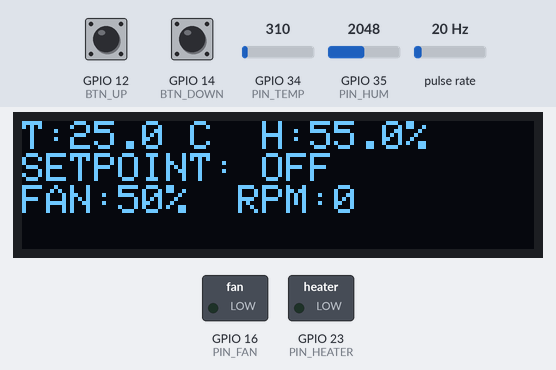
Bench run of a sketch on a simulated ESP32. On the bench: 128×32 one-colour display, switched loads named in the sketch (green lamp = pin HIGH). Wiring (inferred from the names in the program): pulse sensor: data GPIO 4. The inputs (shaded band) are chosen by the test bench; at power-on: GPIO 12 (BTN_UP) HIGH, GPIO 34 (PIN_TEMP) = 310, pulse rate 20 Hz, GPIO 14 (BTN_DOWN) HIGH, GPIO 35 (PIN_HUM) = 2048 (analog values on the 0–4095 scale). WiFi joins after 1.5 s; servers stay silent unless stated.

Above: at 1.2 s.
1.3 s: GPIO 12 (BTN_UP) pulled LOW for 1 s
At 2.8 s:
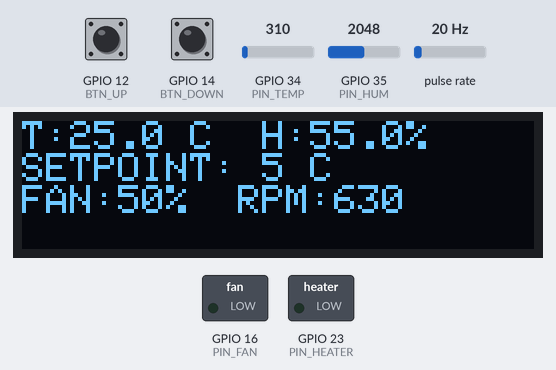
3.8 s: GPIO 34 (PIN_TEMP) set to 186
At 5.3 s:
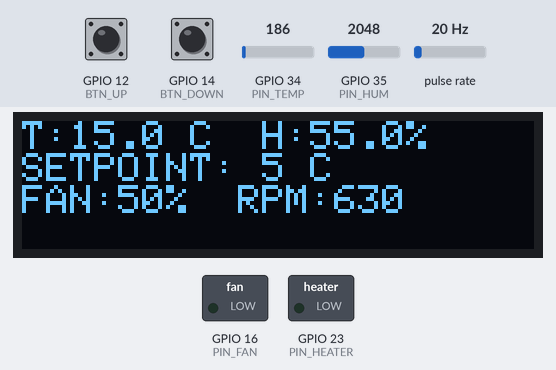
5.6 s: pulse rate (sensor on GPIO 4) set to 4 Hz
At 7.6 s:
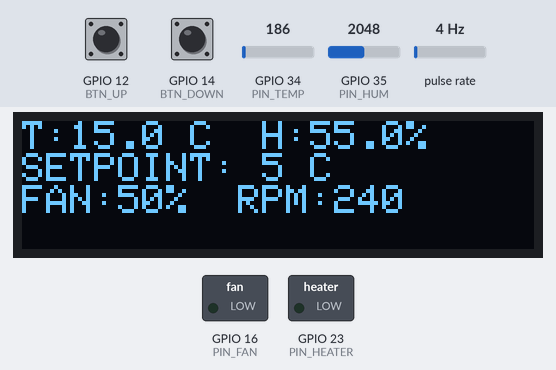
8.6 s: GPIO 14 (BTN_DOWN) pulled LOW for 1 s
At 10.8 s:
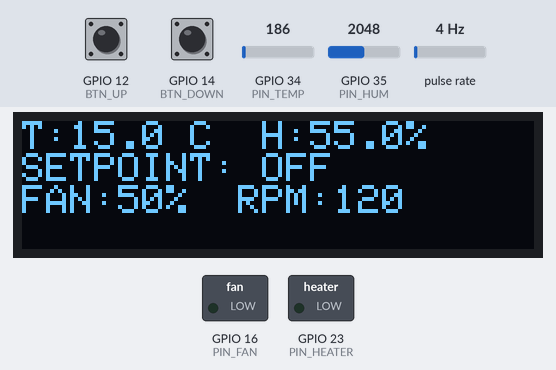
11.1 s: GPIO 35 (PIN_HUM) set to 2866
At 12.4 s:
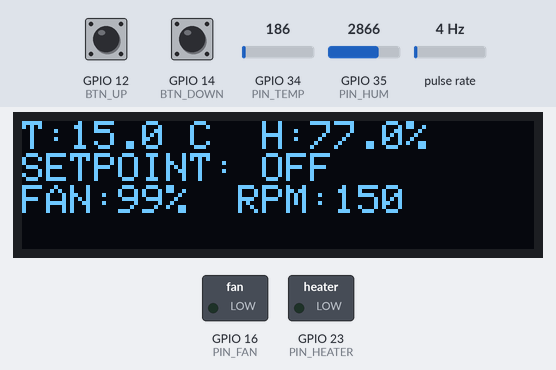
13.4 s: GPIO 12 (BTN_UP) pulled LOW for 0.15 s
At 14.7 s:
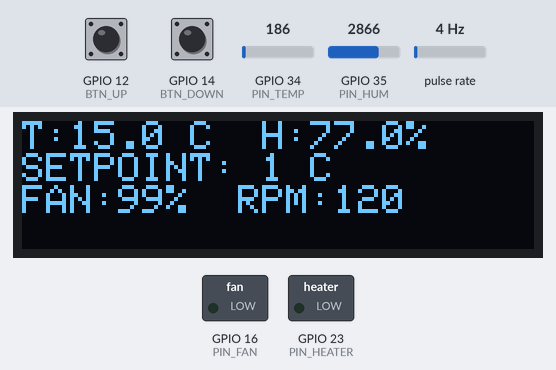
Timing chart, 0 to 16.4 s (numbered marks = the images above; inputs shaded):
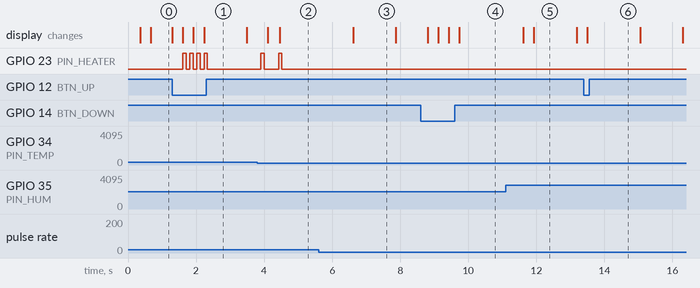

The sketch:

ProyectoRTOS.ino
```cpp
#include <Arduino.h>
#include <WiFi.h>
#include <Wire.h>
#include <Adafruit_GFX.h>
#include <Adafruit_SSD1306.h>
#include <FirebaseESP32.h>

/*================= WIFI / FIREBASE =================*/
#define WIFI_SSID     "MEGACABLE-2.4G-E7AB"
#define WIFI_PASSWORD "DfSAfsmm49"
#define FIREBASE_HOST "https://maxchqto-default-rtdb.firebaseio.com/"
#define FIREBASE_AUTH "CPDP7ryL2W3e3KhSGQyyhAwbKc5oJ0KxPGrZPi35"

/*================= PINES =================*/
#define PIN_HEATER 23
#define PIN_FAN    16
#define PIN_TACHO  4
#define PIN_TEMP   34   // LM35
#define PIN_HUM    35   // AM1011A

// BOTONES (Usa pines que no interfieran con el arranque)
#define BTN_UP     12
#define BTN_DOWN   14

#define FAN_CHANNEL 0

/*================= OLED =================*/
Adafruit_SSD1306 display(128, 32, &Wire, -1);

/*================= ESTRUCTURAS PID =================*/
struct PID_t {
  float sp;
  float kp, ki, kd;
  float integral;
  float lastError;
  float out;
};

// Iniciamos con Setpoint en 0 (OFF)
PID_t heater = {0.0, 30.0, 0.1, 100.0, 0, 0, 0};

/*================= VARIABLES COMPARTIDAS =================*/
float sharedTemp = 0;
float sharedHum  = 0;
float fanPWM     = 0;
int   rpmFan     = 0;
volatile int pulses = 0;

SemaphoreHandle_t dataMutex;

/*================= FIREBASE =================*/
FirebaseData fbData;
FirebaseConfig fbConfig;
FirebaseAuth fbAuth;

/*================= ISR =================*/
void IRAM_ATTR isrTacho() {
  pulses++;
}

/*================= ALGORITMO PID =================*/
float computePID(PID_t &p, float input) {
  static unsigned long lastTime = millis();
  unsigned long now = millis();
  float dt = (now - lastTime) / 1000.0;
  if (dt <= 0) dt = 0.01;
  lastTime = now;

  float error = p.sp - input;
  p.integral += error * dt;
  p.integral = constrain(p.integral, -50, 50);

  float derivative = (error - p.lastError) / dt;
  p.lastError = error;

  p.out = p.kp * error + p.ki * p.integral + p.kd * derivative;
  p.out = constrain(p.out, 0, 255);

  return p.out;
}

/*================= CONTROL DIFUSO (VENTILADOR) =================*/
float controlFanDifuso(float h) {
  float h_Baja = 0, h_Media = 0, h_Alta = 0;

  // Fuzzificación
  if (h <= 40) h_Baja = 1.0;
  else if (h > 40 && h < 50) h_Baja = (50.0 - h) / 10.0;

  if (h > 40 && h <= 55) h_Media = (h - 40.0) / 15.0;
  else if (h > 55 && h < 70) h_Media = (70.0 - h) / 15.0;

  if (h >= 80) h_Alta = 1.0;
  else if (h > 60 && h < 80) h_Alta = (h - 60.0) / 20.0;

  // Defuzzificación (Centroide simplificado)
  float sumaPesos = (h_Baja * 0.0) + (h_Media * 130.0) + (h_Alta * 255.0);
  float sumaMembresia = h_Baja + h_Media + h_Alta;

  if (sumaMembresia == 0) return 0;
  return sumaPesos / sumaMembresia;
}

/*================= TAREA BOTONES =================*/
void TaskButtons(void *pv) {
  pinMode(BTN_UP, INPUT_PULLUP);
  pinMode(BTN_DOWN, INPUT_PULLUP);

  while (1) {
    // Botón SUBIR
    if (digitalRead(BTN_UP) == LOW) {
      xSemaphoreTake(dataMutex, portMAX_DELAY);
      heater.sp += 1.0;
      if (heater.sp > 50.0) heater.sp = 50.0;
      xSemaphoreGive(dataMutex);
      vTaskDelay(pdMS_TO_TICKS(200));
    }

    // Botón BAJAR
    if (digitalRead(BTN_DOWN) == LOW) {
      xSemaphoreTake(dataMutex, portMAX_DELAY);
      heater.sp -= 1.0;
      if (heater.sp < 0.0) heater.sp = 0.0;
      xSemaphoreGive(dataMutex);
      vTaskDelay(pdMS_TO_TICKS(200));
    }
    vTaskDelay(pdMS_TO_TICKS(20));
  }
}

/*================= TAREA SENSORES =================*/
void TaskSensors(void *pv) {
  pinMode(PIN_TACHO, INPUT_PULLUP);
  attachInterrupt(digitalPinToInterrupt(PIN_TACHO), isrTacho, FALLING);
  analogSetAttenuation(ADC_11db);
  analogReadResolution(12);

  while (1) {
    float sumT = 0, sumH = 0;
    for (int i = 0; i < 15; i++) {
      sumT += analogRead(PIN_TEMP);
      sumH += analogRead(PIN_HUM);
      vTaskDelay(2);
    }
    float vT = (sumT / 15.0) * 3.3 / 4095.0;
    float tempC = vT * 100.0;
    float vH = (sumH / 15.0) * 3.3 / 4095.0;
    float humRH = constrain(vH / 0.03, 0, 100);

    static unsigned long lastRPM = 0;
    if (millis() - lastRPM >= 1000) {
      rpmFan = (pulses * 60) / 2;
      pulses = 0;
      lastRPM = millis();
    }

    xSemaphoreTake(dataMutex, portMAX_DELAY);
    sharedTemp = tempC;
    sharedHum  = humRH;
    xSemaphoreGive(dataMutex);

    vTaskDelay(pdMS_TO_TICKS(500));
  }
}

/*================= TAREA PID (CALEFACTOR) =================*/
void TaskPID(void *pv) {
  pinMode(PIN_HEATER, OUTPUT);
  unsigned long windowStart = millis();

  while (1) {
    float t, spActual;
    xSemaphoreTake(dataMutex, portMAX_DELAY);
    t = sharedTemp;
    spActual = heater.sp;
    xSemaphoreGive(dataMutex);

    if (spActual <= 0.5) {
      // MODO OFF
      digitalWrite(PIN_HEATER, LOW);
      heater.out = 0;
    } else {
      // MODO CONTROL
      float out = computePID(heater, t);
      if (millis() - windowStart > 1000) windowStart = millis();
      digitalWrite(PIN_HEATER, (millis() - windowStart < (out / 255.0) * 1000));
    }

    vTaskDelay(pdMS_TO_TICKS(100));
  }
}

/*================= TAREA FAN (DIFUSO) =================*/
void TaskFan(void *pv) {
  ledcAttach(PIN_FAN, 25000, 8);
  while (1) {
    float h;
    xSemaphoreTake(dataMutex, portMAX_DELAY);
    h = sharedHum;
    xSemaphoreGive(dataMutex);

    fanPWM = controlFanDifuso(h);
    ledcWrite(FAN_CHANNEL, (int)fanPWM);
    vTaskDelay(pdMS_TO_TICKS(500));
  }
}

/*================= TAREA UI / OLED =================*/
void TaskUI(void *pv) {
  display.begin(SSD1306_SWITCHCAPVCC, 0x3C);
  while (1) {
    display.clearDisplay();
    display.setTextColor(WHITE);
    display.setCursor(0, 0);
    display.setTextSize(1);

    float t, h, spDisp;
    xSemaphoreTake(dataMutex, portMAX_DELAY);
    t = sharedTemp;
    h = sharedHum;
    spDisp = heater.sp;
    xSemaphoreGive(dataMutex);

    display.printf("T:%.1f C  H:%.1f%%\n", t, h);

    if (spDisp > 0) {
      display.printf("SETPOINT: %.0f C\n", spDisp);
    } else {
      display.printf("SETPOINT: OFF\n");
    }

    display.printf("FAN:%d%%  RPM:%d", (int)(fanPWM/2.55), rpmFan);

    display.display();
    vTaskDelay(pdMS_TO_TICKS(300));
  }
}

/*================= TAREA FIREBASE =================*/
void TaskFirebase(void *pv) {
  fbConfig.database_url = FIREBASE_HOST;
  fbConfig.signer.tokens.legacy_token = FIREBASE_AUTH;
  Firebase.begin(&fbConfig, &fbAuth);
  Firebase.reconnectWiFi(true);

  while (1) {
    if (Firebase.ready()) {
      FirebaseJson json;
      xSemaphoreTake(dataMutex, portMAX_DELAY);
      json.set("temp", sharedTemp);
      json.set("hum", sharedHum);
      json.set("sp", heater.sp);
      json.set("fan", fanPWM);
      json.set("RPM", rpmFan);
      xSemaphoreGive(dataMutex);

      Firebase.updateNode(fbData, "/secadora/estado", json);
    }
    vTaskDelay(pdMS_TO_TICKS(10000));
  }
}

/*================= SETUP =================*/
void setup() {
  Serial.begin(115200);
  WiFi.begin(WIFI_SSID, WIFI_PASSWORD);
  dataMutex = xSemaphoreCreateMutex();

  xTaskCreatePinnedToCore(TaskSensors, "SENS", 4096, NULL, 3, NULL, 1);
  xTaskCreatePinnedToCore(TaskPID,     "PID",  4096, NULL, 4, NULL, 1);
  xTaskCreatePinnedToCore(TaskFan,     "FAN",  4096, NULL, 2, NULL, 1);
  xTaskCreatePinnedToCore(TaskButtons, "BTNS", 2048, NULL, 5, NULL, 1);
  xTaskCreatePinnedToCore(TaskUI,      "UI",   4096, NULL, 1, NULL, 0);
  xTaskCreatePinnedToCore(TaskFirebase,"FB",   10240,NULL, 1, NULL, 0);
}

void loop() {
  vTaskDelete(NULL);
}
```

Measured:
- after the input at 1.3 s, GPIO 23 (PIN_HEATER): alternates HIGH for 0.10 s and LOW for 0.10 s, 8 changes in all, then stays LOW, starting after 0.31 s; the display: first changes after 0.31 s (image 1 shows a later state)
- after the input at 3.8 s, GPIO 23 (PIN_HEATER): alternates HIGH for 0.10 s and LOW for 0.43 s, 4 changes in all, then stays LOW, starting after 0.10 s; the display: first changes after 0.31 s (image 2 shows a later state)
- after the input at 5.6 s, the display: changes after 1.0 s (image 3)
- after the input at 8.6 s, the display: first changes after 0.20 s (image 4 shows a later state)
- after the input at 11.1 s, the display: first changes after 0.52 s (image 5 shows a later state)
- after the input at 13.4 s, the display: changes after 0.10 s (image 6)
- what the display in image 0 shows lasts 0.6 s, from 0.7 s to 1.3 s
